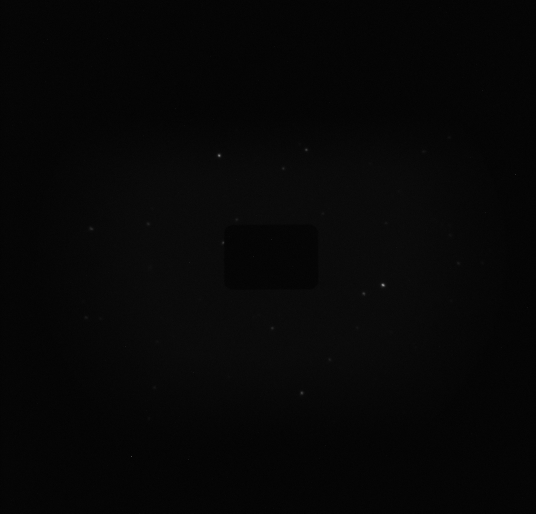
#> input picture SampleData/OBK-530784-WiFeS-Acq--UT20231008T093800-5.fits, 1072 x 1027 px, found by its file name (shown at 1/2 size)
$ jupyter execute --allow-errors pipeline.ipynb   (shell and % lines are left out)
#> lines starting #> are read from the running program, lines starting #| are printed output that depends on the picture; long printed decimals are rounded
[cell 1]
import sys
import os
import numpy as np
np.set_printoptions(threshold=sys.maxsize)
import matplotlib as mpl
import matplotlib.pyplot as plt
import matplotlib.colors as mcolors
from mpl_toolkits.mplot3d import Axes3D
import astropy.constants as c
import astropy.units as u
from astropy.io import fits
from IPython.display import display
import logging
from pathlib import Path
from datetime import datetime
# import pyregion
from astropy.wcs import WCS
from astropy.visualization.wcsaxes import WCSAxes
from astropy.coordinates import SkyCoord
import importlib
import pickle
import pandas as pd
try:
    logging.getLogger('matplotlib').disabled = True
except:
    pass
import pandas as pd
pd.pandas.set_option('display.max_columns', None)
pd.pandas.set_option('display.max_rows', None)
import shutil
from astropy.table import QTable, Table
from matplotlib.patches import (Ellipse, Rectangle)
import matplotlib.patches as mpatches
import itertools
import shapely
import shapely.plotting
from shapely.geometry.point import Point
from shapely import affinity
from scipy.integrate import dblquad
from uncertainties import ufloat
from scipy.optimize import curve_fit
from astropy.visualization import (
    MinMaxInterval,
    SqrtStretch,
    ImageNormalize,
    simple_norm
)
from astropy import visualization
import matplotlib.cm as cm
from pprint import pprint
import pylustrator
from astropy.stats import sigma_clipped_stats
from astropy.modeling import models
from astropy.convolution.kernels import CustomKernel
from astropy.stats import gaussian_fwhm_to_sigma
from photutils.utils._parameters import as_pair
from astropy.convolution import discretize_model
from pathlib import Path
from copy import deepcopy

# with open('imports.py','w') as file:
#     file.write(_ih[-1])
# !pipreqs .

[cell 2]
ROOT_DIR = os.path.dirname(os.path.realpath('__file__'))
PROG_DIR = os.path.abspath('./mirar')
os.chdir(PROG_DIR)

[cell 3]
class Fits:
    def __init__(self, file, print_=True):
        self.file = file
        self.data = {}
        self.header = {}
        open_file = fits.open(self.file)
        if print_:
            open_file.info()
        open_file.close()
        self.read()
        try:
            logging.getLogger("matplotlib").disabled = True
        except:
            pass

    def read(self, hdu=0):
        open_file = fits.open(self.file)
        try:
            self.data[hdu] = open_file[hdu].data.astype(float)
        except (AttributeError, TypeError, ValueError):
            print(rf"HDU {hdu} is not float")
            self.data[hdu] = open_file[hdu].data

        self.header[hdu] = open_file[hdu].header
        open_file.close()

    # [6 lines left out: function wcs_plot, not called in this run]

    def create_copy(self):
        shutil.copy2(self.file, f"{self.file}.copy")

    # [134 lines left out: functions image, image_with_reg, bin_table, not called in this run]

    def bin_table2(self, hdu=0):
        table = QTable(self.data[hdu])
        return table

    # [37 lines left out: function mark_from_cat, not called in this run]

SEX_SRC_KEYS = {
    'x': 'X_IMAGE',
    'y': 'Y_IMAGE',
    'a': 'A_IMAGE',
    'b': 'B_IMAGE',
    'angle': 'THETA_IMAGE'
}

MIRAR_SRC_KEYS = {
    'x': 'xpos',
    'y': 'ypos',
    'a': 'aimage',
    'b': 'bimage',
    'angle': 'THETA_IMAGE'
}

PSF_PHOT_SRC_KEYS = {
    'x': 'x_fit',
    'y': 'y_fit',
    'a': 'a',
    'b': 'b',
    'angle': 'angle'
}

class MakeFits:
    # [21 lines left out: functions __init__, fix_header, not called in this run]

    def save(self, **kwargs):
        self.hdul.writeto(self.filename, **kwargs)

# [11 lines left out: function src_table, not called in this run]

class Convert:
    def __init__(self, ra, dec):
        self.coords = SkyCoord(ra=ra * u.deg, dec=dec * u.deg)

    def get_coords(self):
        return self.coords

    def to_hms(self):
        return (self.coords.ra.hms, self.coords.dec.hms)

    def to_wcs(self):
        return (self.coords.ra.hms, self.coords.dec.dms)

def command(config, py=""):
    return rf"python{py} -m mirar -p {PIPELINE} -n {NIGHT} -c {config} -m"

def run(config, *args, **kwargs):
    os.system(command(config, *args, **kwargs))

def get_prams():
    return _ih[-1]

def save_prams(path):
    with open(path,'w') as file:
        file.write(get_prams())

def test(py=""):
    os.system(rf"python{py} -m unittest discover tests/")

# [18 lines left out: function plot_image, not called in this run]

def peek(ax,coords,size):
    ax.set_xlim([coords[0]-size//2,coords[0]+size//2])
    ax.set_ylim([coords[1]-size//2,coords[1]+size//2])

# [54 lines left out: functions get_pos, mark_from_cat, none_mask, not called in this run]

[cell 4]
def test_path(name):
    if isinstance(name,tuple):
        return Path(os.path.abspath(os.path.join(TEST_DIR,*name)))
    else:
        return Path(os.path.abspath(os.path.join(TEST_DIR,name)))

def make_test_dirs():
    for dir in OUTPUT_DIRS.values():
        os.makedirs(dir, exist_ok=True)

# [10 lines left out: functions move_to_raw, prepare, not called in this run]

def save_params(path):
    with open(path,'w') as file:
        file.write(_ih[-1])

DATA_DIR = os.path.join(ROOT_DIR,'AcquisitionData')

TEST_ID = 'master_flat'
TEST_DIR = os.path.abspath(os.path.join(ROOT_DIR,'test_'+TEST_ID))
OUTPUT_DIRS = {
    'BKG': test_path('background'),
    'DET': test_path('detection'),
    'PSF_MODEL': test_path('psf_model'),
    'PHOTCAL': test_path('photcal'),
    'PSF_PHOT': test_path('psf_phot'),
    'APER_PHOT': test_path('aper_phot'),
    'LOG': test_path('log'),
    'CONF': test_path('config'),
    'RES': test_path('results'),
    'CAT': test_path('catalogs'),
    'XMAT': test_path('xmatch'),
    'SEE': test_path('seeing'),
    'MASK': test_path('mask'),
    'CAL': test_path('calibration'),
    'FLAT': test_path('flat')
}
make_test_dirs()

RAW_DIR = os.path.join(TEST_DIR,'raw')
os.makedirs(RAW_DIR, exist_ok=True)

LOGGING = True
LOG_FILE = os.path.abspath(os.path.join(OUTPUT_DIRS['LOG'],f"test{TEST_ID}_{datetime.now()}"))
if LOGGING:
    logger = logging.getLogger(__name__)
    logging.basicConfig(filename=LOG_FILE,level=logging.DEBUG)
    logging.getLogger('matplotlib').disabled = True

ENV = {
    'RAW_DATA_DIR': RAW_DIR,
    'OUTPUT_DATA_DIR': TEST_DIR,
    'REF_IMG_DIR': '',
    'USE_WINTER_CACHE': 'false',
    'FRITZ_TOKEN': 'test',
    'KOWALSKI_TOKEN': 'test',
    'DB_USER': 'postgres',
    'DB_PWD': '',
}
for var in ENV.keys():
    os.environ[var] = ENV[var]

[cell 5]
# mirar
from mirar.pipelines.wifes_autoguider.wifes_autoguider_pipeline import WifesAutoguiderPipeline
from mirar.processors.astromatic.sextractor.background_subtractor import (
    SextractorBkgSubtractor,
)
from mirar.processors.astromatic.sextractor.sextractor import Sextractor
from mirar.processors.utils import (
    CustomImageBatchModifier,
    HeaderAnnotator,
    ImageBatcher,
    ImageDebatcher,
    ImageLoader,
    ImageSaver,
    ImageSelector,
    MEFLoader,
)
from mirar.processors.utils.header_annotate import (
    HeaderEditor,
    # SextractorHeaderCorrector,
)
from mirar.data import (
    Image,
    Dataset,
    ImageBatch,
    SourceBatch,
    SourceTable
)
from mirar.io import open_raw_image
from mirar.paths import (
    BASE_NAME_KEY,
    COADD_KEY,
    GAIN_KEY,
    LATEST_SAVE_KEY,
    LATEST_WEIGHT_SAVE_KEY,
    OBSCLASS_KEY,
    PROC_FAIL_KEY,
    PROC_HISTORY_KEY,
    RAW_IMG_KEY,
    SATURATE_KEY,
    FILTER_KEY,
    TARGET_KEY,
    TIME_KEY,
    DIFF_IMG_KEY,
    REF_IMG_KEY,
    SCI_IMG_KEY,
    XPOS_KEY,
    YPOS_KEY,
    NORM_PSFEX_KEY,
    FITS_MASK_KEY,
    core_fields,
    EXPTIME_KEY,
    get_output_dir
)
from mirar.processors.astromatic import PSFex, Scamp
# from mirar.processors.photometry.psf_photometry import SourcePSFPhotometry
# from mirar.processors.photometry.aperture_photometry import SourceAperturePhotometry
from mirar.processors.sources import (
    SourceWriter
)
# from mirar.processors.sources.source_detector import (
#     SourceGenerator
# )
from mirar.processors.base_processor import (
    BaseImageProcessor,
    BaseSourceProcessor,
    BaseSourceGenerator,
)
# from mirar.processors.photometry.base_photometry import (
#     BaseSourcePhotometry,
# )
from mirar.utils.pipeline_visualisation import flowify
from mirar.io import (
    open_fits,
    save_to_path
)
from mirar.processors.base_processor import PrerequisiteError
from mirar.processors.utils.image_selector import select_from_images
from mirar.processors.photcal import (
    PhotCalibrator,
    PhotometryError,
    PhotometryReferenceError,
    PhotometrySourceError,
    PhotometryCrossMatchError,
    PhotometryCalculationError,
    get_maglim,
    REQUIRED_PARAMETERS
)


from mirar.utils.ldac_tools import (
    save_table_as_ldac,
    get_table_from_ldac
)
from mirar.processors.astromatic.sextractor.sextractor import SEXTRACTOR_HEADER_KEY
from mirar.catalog.base_catalog import CatalogFromFile
from mirar.catalog.vizier.gaia import Gaia
from mirar.catalog.vizier.base_vizier_catalog import VizierCatalog
from mirar.processors.astromatic.sextractor.sextractor import sextractor_checkimg_map
from mirar.processors.photometry.utils import get_mags_from_fluxes
from mirar.errors import ProcessorError
from mirar.paths import MAGLIM_KEY, ZP_KEY, ZP_NSTARS_KEY, ZP_STD_KEY, get_output_dir
from mirar.processors.astrometry.validate import get_fwhm
from mirar.processors.base_catalog_xmatch_processor import (
    BaseProcessorWithCrossMatch,
    default_image_sextractor_catalog_purifier
)
from mirar.catalog.base_catalog import BaseCatalog
from mirar.processors.sources.source_filter import BaseSourceFilter
from mirar.processors.sources.source_table_modifier import CustomSourceTableModifier
from mirar.catalog.vizier.base_vizier_catalog import VizierCatalog
from mirar.processors.mask import MaskPixelsFromFunction
from mirar.processors.cosmic_rays import LACosmicCleaner
from mirar.processors.utils import ImageRejector
from mirar.processors.flat import FlatCalibrator

# photutils
from photutils.centroids import (
    centroid_com,
    centroid_2dg
)
from photutils.psf import (
    EPSFBuilder,
    EPSFFitter,
    IterativePSFPhotometry,
    SourceGrouper,
    extract_stars
)

# photutils
from photutils.background import Background2D
from photutils.detection import DAOStarFinder
from photutils.psf import extract_stars
from photutils.psf import EPSFBuilder

import astropy
from photutils.background.interpolators import BkgZoomInterpolator
from photutils.background import Background2D
from photutils.background.core import (
    SExtractorBackground,
    StdBackgroundRMS
)
from astropy.nddata import NDData
from astropy.stats import SigmaClip
from typing import Callable
from astropy.convolution import convolve
from astropy.convolution import (
    Kernel,
    CustomKernel,
)
from photutils.segmentation import (
    make_2dgaussian_kernel,
    SourceFinder,
    SourceCatalog,
    SegmentationImage
)
from astropy.wcs import WCS
from astropy.stats import median_absolute_deviation, sigma_clip, sigma_clipped_stats
from astropy.io.fits.verify import VerifyWarning
from astropy.modeling.fitting import (
    TRFLSQFitter,
    LMLSQFitter
)
from astropy.modeling.functional_models import Gaussian2D
import warnings

[cell 6]
ACQ_KEY = 'acq'
BGMED_KEY = 'BGMED'
BGRMSMED_KEY = 'BGRMSMED'
# SEGMPATH_KEY = 'SEGMPATH'
SEGMPATH_KEY = sextractor_checkimg_map['SEGMENTATION']
CONVPATH_KEY = 'CONVPATH'
# BGPATH_KEY = 'BGPATH'
BGPATH_KEY = sextractor_checkimg_map['BACKGROUND']
BGRMSPATH_KEY = sextractor_checkimg_map['BACKGROUND_RMS']
SEGMOBJ_KEY = 'SEGMOBJ'
PSF_CUTOUTS_PATH_KEY = 'PCUTPATH'
PSF_CUTOUTS_SIZE_KEY = 'PCUTSIZE'
NPSFPATH_KEY = 'NPSFPATH'
PIXSCALE_KEY = 'PIXSCALE'
ZP_MAD_KEY = 'ZPMAD'
SEEING_KEY = 'SEEING'
PSFMODEL_FWHM_PIX_KEY = 'PSF_FWHM_PIX'
PSFMODEL_FWHM_KEY = 'PSF_FWHM'
PSFMODEL_FWHM_ARCSEC_KEY = 'PSF_FWHM_ARCSEC'
PSFMODEL_ELLIPTICITY_KEY = 'PSF_ELLIPTICITY'
OVERSAMPLE_KEY = 'OVERSAMPLE'
XMATCH_NSTARS_KEY = 'XMATCH_NSTARS'
PSF_COMMENT_KEY = 'PSF_COMMENT'
SEGM_COMMENT_KEY = 'SEGM_COMMENT'
FWHM_MED_KEY = "FWHM_MED"
FWHM_STD_KEY = "FWHM_STD"
FWHM_PIX_KEY = "FWHM_PIX"
MAGSYS_KEY = "MAGSYS"

sex_all_ground = CustomKernel(np.array([
    [1,2,1],
    [2,4,2],
    [1,2,1]
]))

# [10 lines left out: function default_select_acquisition, not called in this run]

def load_object(path):
    with open(path,'rb') as file:
        return pickle.load(file)

def dump_object(data,path):
    with open(path,'wb') as file:
        return pickle.dump(data,file)

def table_to_fake_image(table):
    return Image(data=np.zeros([1,1]),header=table.get_metadata())

# [84 lines left out: functions fwhm_from_gaussian, save_night_log_seeing, not called in this run]

def flipped_array(arr):
    return np.flipud(np.array(arr))

def invert_pix(mask,coords):
    mask[coords] = abs(mask[coords]-1)
    return mask

def default_scale_box_size(box_size,header):
    return box_size

# [30 lines left out: functions scale_boxsize, segmentation_image_to_mask, get_segmentation_mask, not called in this run]

central_mask_matrix = np.array([
    [0.412,0.435], # (bottom left)
    [0.595,0.567]  # (top right)
])

central_mask_matrix_hires = np.array([
    [0.413,0.426],
    [0.596,0.560]
])

default_central_mask_matrix = np.array([
    [0.413,0.426],
    [0.596,0.567]
])

# [24 lines left out: function make_bad_pix_mask, not called in this run]

def correct_mask(mask):
    return ~(mask-np.min(mask)).astype(bool)

class ReuseVisierXMatch(VizierCatalog):

    abbreviation = "reuse_catalog"

    # [7 lines left out: function __init__, not called in this run]

    def get_catalog(self, ra_deg: float, dec_deg: float) -> Table:

        return get_table_from_ldac(self.catalog_path)

class RemoveEmptySourceTables(BaseSourceFilter):

    # [7 lines left out: function _apply_to_sources, not called in this run]

class WifesAutoguiderVisier():

    # [78 lines left out: functions __init__, generator, wifes_autoguider_photometric_catalog_purifier, get_mask, not called in this run]

#> (the rest of this cell did not finish here and is left out)

[cell 7]
# !! clear outputs !!
clear_dirs = [
    OUTPUT_DIRS['BKG'],
    OUTPUT_DIRS['DET'],
    OUTPUT_DIRS['PSF_MODEL'],
    OUTPUT_DIRS['PSF_PHOT'],
    OUTPUT_DIRS['APER_PHOT'],
    OUTPUT_DIRS['PHOTCAL'],
    OUTPUT_DIRS['XMAT'],
    OUTPUT_DIRS['SEE'],
]
for dir in clear_dirs:
    for root, dirs, files in os.walk(dir, topdown=False):
        for file in files:
            os.remove(os.path.join(root, file))
        for dir in dirs:
            os.rmdir(os.path.join(root, dir))

seeing_log_path = os.path.join(TEST_DIR,'seeing.log.csv')
if os.path.exists(seeing_log_path):
    os.remove(seeing_log_path)

[cell 8]
# !! remove all reuse xmatch catalogs !!
for cat in os.listdir(OUTPUT_DIRS['XMAT']):
    if 'reuse_catalog' in cat:
        os.remove(os.path.join(OUTPUT_DIRS['XMAT'],cat))

[cell 9]
logger.debug(f"\n\n{datetime.now()}\n\n")

#> (the rest of this cell did not finish here and is left out)

[cell 10]
img = Fits('/Users/astqx/Desktop/WiFeS/WiFeS_seeing/SampleData/OBK-530784-WiFeS-Acq--UT20231008T093800-5.fits')
#> in __init__, `open_file = fits.open(self.file)`: open_file = 1 item
#| Filename: SampleData/OBK-530784-WiFeS-Acq--UT20231008T093800-5.fits
#| No.    Name      Ver    Type      Cards   Dimensions   Format
#|   0  PRIMARY       1 PrimaryHDU      60   (1072, 1027)   uint16
wcs = WCS(img.header[0])

## Tests

[cell 11]
np.sqrt(np.abs(np.linalg.det(wcs.pixel_scale_matrix)))*3600
#> Out = 0.266

[cell 12]
img.header[0]

#> (a cell that did not finish here is left out)

#> (a cell that did not finish here is left out)

[cell 15]
np.matmul(np.array([[306,10]]),wcs.pixel_scale_matrix)
#> Out = [[-0.00066, -0.0228]]

[cell 16]
a = wcs.pixel_to_world(20,20)
b = wcs.pixel_to_world(20,21)
print(a,b)
#| <SkyCoord (FK5: equinox=2000.0): (ra, dec) in deg
#|     (306.715, 10.732)> <SkyCoord (FK5: equinox=2000.0): (ra, dec) in deg
#|     (306.715, 10.732)>

[cell 17]
for file in os.listdir(OUTPUT_DIRS['BKG']):
    if file.endswith('.fits'):
        file = Fits(os.path.join(OUTPUT_DIRS['BKG'],file))
        display(file.header[0])

[cell 18]
outdir = Path(OUTPUT_DIRS['DET'])
for file in os.listdir(outdir):
    if file.endswith('.segm'):
        segm = Fits(outdir.joinpath(file))
        cmap = load_object(outdir.joinpath(file+'.cmap.pkl'))
        plt.figure(clear=True)
        plt.imshow(segm.data[0], origin='lower', cmap=cmap,interpolation='nearest')
        plt.show()

#> (a cell that did not finish here is left out)

#> (a cell that did not finish here is left out)

#> (a cell that did not finish here is left out)

#> (a cell that did not finish here is left out)

#> (a cell that did not finish here is left out)

[cell 24]
img = Fits('/Users/astqx/Desktop/WiFeS/WiFeS_seeing/test_0/psf_model/OBK-530784-WiFeS-Acq--UT20231008T093800-5.psfmodel.fits')
#> call 2 of __init__, with print_ = True
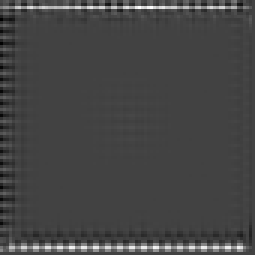
#> input picture test_0/psf_model/OBK-530784-WiFeS-Acq--UT20231008T093800-5.psfmodel.fits, 85 x 85 px, found by its file name (shown 3 times larger)
#| Filename: test_0/psf_model/OBK-530784-WiFeS-Acq--UT20231008T093800-5.psfmodel.fits
#| No.    Name      Ver    Type      Cards   Dimensions   Format
#|   0  PRIMARY       1 PrimaryHDU       6   (85, 85)   float64

data = img.data[0]
#> data is the input picture: shape (85, 85) float64; min -2.5, max 7.1, mean 0.115
crop = data.shape[0]//4
#> crop = 21
data = data[crop:-crop,crop:-crop]
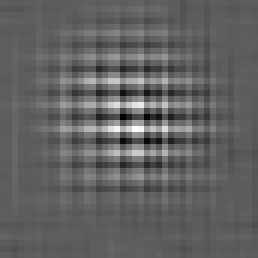
#> data: shape (43, 43) float64 (shown 6 times larger); min -0.118, max 0.212, mean 0.009; drawn with min black and max white

norm = simple_norm(data, 'power', percent=99.0)

plt.figure(clear=True)
#> (this line was passed over: IPython is not available in this run)
plt.imshow(data, norm=norm, origin='lower', cmap='viridis')
#> (this line was passed over: IPython is not available in this run)
plt.show()

[cell 25]
prec = 100
size = 21*prec
x, y = np.mgrid[0:size, 0:size]/prec
center = (size//2/prec,size//2/prec)

#> (the rest of this cell did not finish here and is left out)

#> (a cell that did not finish here is left out)

[cell 27]
# fitted_model.y_fwhm**2

[cell 28]
plt.figure(clear=True)
#> (this line was passed over: IPython is not available in this run)
